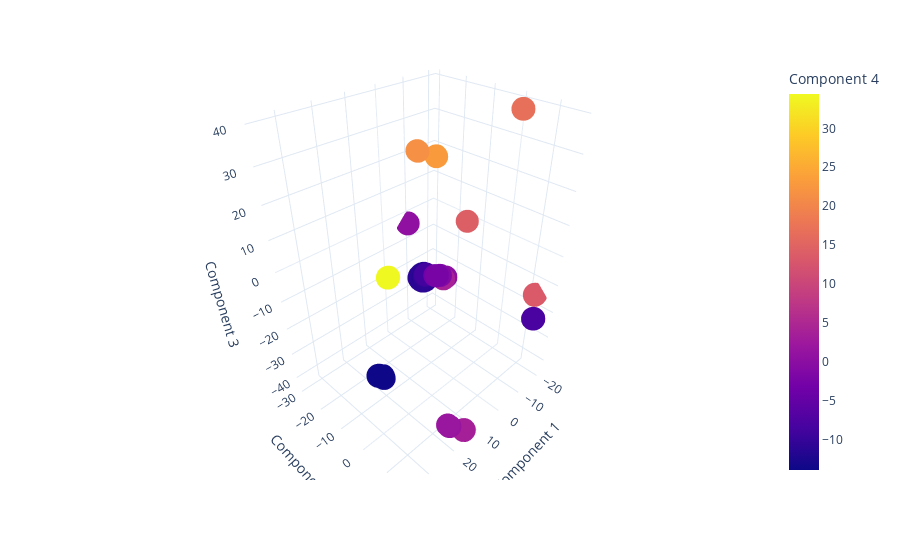

Notebook code for this chart:
### Markdown cell above
#### Visualise the results

### Code cell
fig = px.scatter_3d(
    data_frame=reduced_df,
    x="Component 1",
    y="Component 2",
    z="Component 3",
    color="Component 4",
    hover_data=[
        "taxon_id",
        "media_id"
    ],
    template="plotly_white"
)
fig.show()

### Figure 1 — Plotly figure (JSON) as saved in the notebook; plotly's stock layout.template omitted (floating-point values rounded to 4 significant figures; data arrays with more than 128 entries replaced by an {"elided": "..."} marker saying what was removed)
{"data": [{"customdata": {"elided": "2016x2 str values"}, "hovertemplate": "Component 1=%{x}<br>Component 2=%{y}<br>Component 3=%{z}<br>taxon_id=%{customdata[0]}<br>media_id=%{customdata[1]}<br>Component 4=%{marker.color}<extra></extra>", "legendgroup": "", "marker": {"color": {"elided": "2016 float values"}, "coloraxis": "coloraxis", "symbol": "circle"}, "mode": "markers", "name": "", "scene": "scene", "showlegend": false, "type": "scatter3d", "x": {"elided": "2016 float values"}, "y": {"elided": "2016 float values"}, "z": {"elided": "2016 float values"}}], "layout": {"coloraxis": {"colorbar": {"title": {"text": "Component 4"}}, "colorscale": [[0, "#0d0887"], [0.1111, "#46039f"], [0.2222, "#7201a8"], [0.3333, "#9c179e"], [0.4444, "#bd3786"], [0.5556, "#d8576b"], [0.6667, "#ed7953"], [0.7778, "#fb9f3a"], [0.8889, "#fdca26"], [1, "#f0f921"]]}, "legend": {"tracegroupgap": 0}, "margin": {"t": 60}, "scene": {"domain": {"x": [0, 1], "y": [0, 1]}, "xaxis": {"title": {"text": "Component 1"}}, "yaxis": {"title": {"text": "Component 2"}}, "zaxis": {"title": {"text": "Component 3"}}}}}
